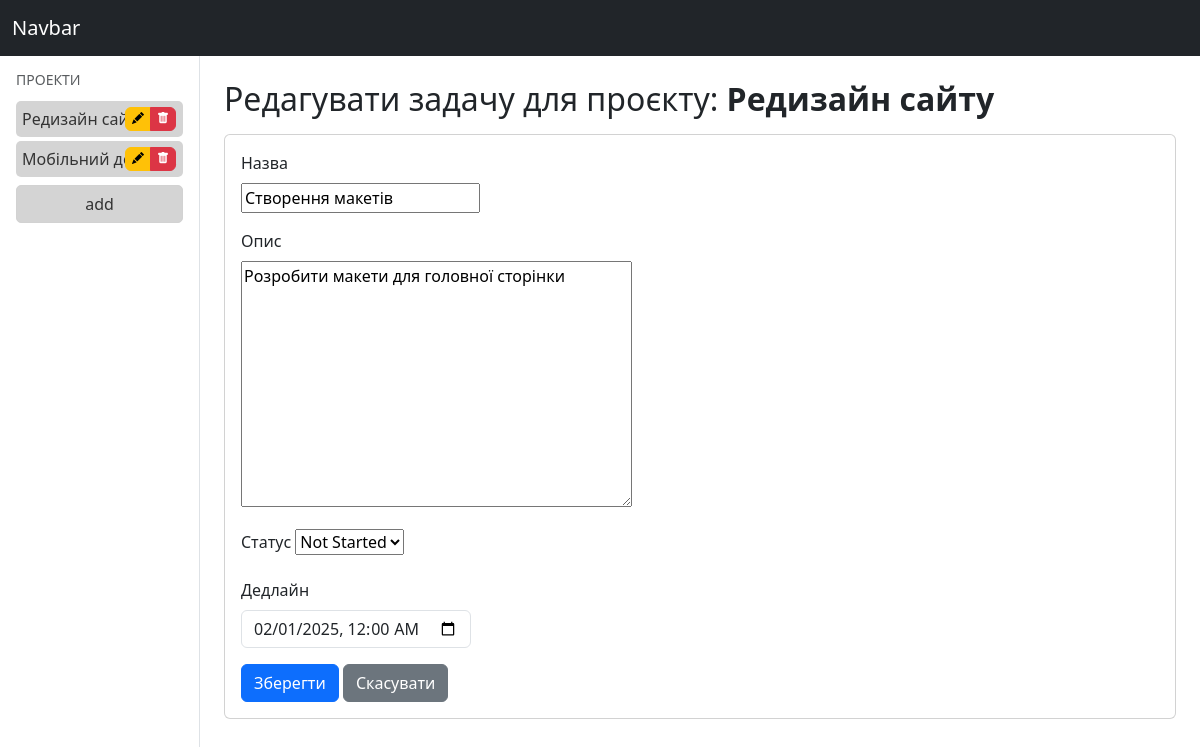
Page /edit_task/8 on the committed database.
### tasks/models.py (models this page shows, shortened)
class Project(models.Model):
    name = models.CharField(max_length=255)
    description = models.TextField(blank=True, null=True)

class Task(models.Model):
    STATUS_CHOICES = [
        ('not_started', 'Not Started'),
        ('in_progress', 'In Progress'),
        ('done', 'Done')
    ]
    project = models.ForeignKey(Project, on_delete=models.CASCADE, related_name="tasks")
    name = models.CharField(max_length=255)
    description = models.TextField(blank=True, null=True)
    status = models.CharField(max_length=20, choices=STATUS_CHOICES, default='not_started')
    deadline = models.DateTimeField()

### tasks/views.py (the view)
# urls.py: path("edit_task/<int:id>", views.edit_task),
def edit_task(request, id):
    try:
        task = Task.objects.get(id=id)
    except Task.DoesNotExist:
        return redirect("home")
    form = TaskForm(instance=task)
    if request.method == "POST":
        form = TaskForm(request.POST, instance=task)
        if form.is_valid():
            form.save()
            project_id = task.project.id
            return redirect(f"/tasks/{project_id}")
    projects = Project.objects.all()
    project = task.project
    return render(request, "edit_task.html", {"form": form, "projects": projects, "project": project})

### tasks/forms.py
class TaskForm(forms.ModelForm):
    class Meta:
        model = Task
        fields = ["name", "description", "status", "deadline"]

### tasks/templates/edit_task.html (shortened to what this page needs)
{% extends "_layout.html" %}
{% block content %}
<div class="container mt-4">
    <h2>Редагувати задачу для проєкту: <strong>{{ project.name }}</strong></h2>
    <div class="card mt-3">
        <div class="card-body">
            <form method="post">
                <div class="mb-3">
                    <label for="{{ form.name.id_for_label }}" class="form-label d-block">Назва</label>
                    {{ form.name }}
                </div>
                <div class="mb-3">
                    <label for="{{ form.description.id_for_label }}" class="form-label d-block">Опис</label>
                    {{ form.description }}
                </div>
                <div class="mb-3">
                    <label for="{{ form.status.id_for_label }}" class="form-label">Статус </label>
                    {{ form.status }}
                </div>
                <div class="mb-3">
                    <label for="{{ form.deadline.id_for_label }}" class="form-label d-block">Дедлайн</label>
                    <div class="col-sm-3">
                    <input type="datetime-local" name="{{ form.deadline.name }}" id="{{ form.deadline.id_for_label }}"
                        class="form-control" value="{{ form.deadline.value|date:'Y-m-d\TH:i' }}">
                    </div>
                </div>
                <button type="submit" class="btn btn-primary">Зберегти</button>
                <a href="/tasks/{{project.id}}" class="btn btn-secondary">Скасувати</a>
            </form>
        </div>
    </div>
</div>
{% endblock %}

### tasks/templates/_layout.html (shortened to what this page needs)
<!DOCTYPE html>
<html lang="en">
<head>
    <link href="https://cdn.jsdelivr.net/npm/bootstrap@5.3.0/dist/css/bootstrap.min.css" rel="stylesheet">
    <link href="https://cdn.jsdelivr.net/npm/bootstrap-icons/font/bootstrap-icons.css" rel="stylesheet">
</head>
<body>
    <nav class="navbar navbar-dark bg-dark">
        <div class="container-fluid">
            <a class="navbar-brand" href="/">Navbar</a>
        </div>
    </nav>
    <div class="container-fluid">
        <div class="row">
            {% block sidebar %}
                <div class="col-md-3 col-lg-2 sidebar vh-100 p-3 border-end">
                    <h6 class="text-uppercase text-muted small">Проекти</h6>
                    <ul class="nav flex-column">
                        {% for project in projects %}
                            <li class="nav-item d-flex align-items-center mt-1 position-relative">
                                <a class="nav-link project-link flex-grow-1" href="/tasks/{{project.id}}">{{ project.name }}</a>
                                <div class="btn-group position-absolute end-0 top-50 translate-middle-y" style="margin-right: 7px;">
                                    <a href="/edit_project/{{project.id}}" class="btn btn-warning" style="font-size: 0.75rem; padding: 2px 6px;">
                                        <i class="bi bi-pencil-fill"></i>
                                    </a>
                                    <a href="/delete_project/{{project.id}}" class="btn btn-danger" style="font-size: 0.75rem; padding: 2px 6px;">
                                        <i class="bi bi-trash-fill"></i>
                                    </a>
                                </div>
                            </li>
                        {% endfor %}
                    </ul>
                    <a href="/create_project"  class="btn project-btn w-100 mt-2">add</a>
                </div>
            {% endblock %}
            <main class="col-md-9 col-lg-10 ms-sm-auto">
                {% block content %}
                {% endblock %}
            </main>
        </div>
    </div>
</body>
</html>

### tasks/templates/_layout.html (style rules this page uses)
.project-link, .project-btn { color: #333; background-color: #d4d4d4; padding: 6px; border-radius: 5px; transition: background-color 0.2s, color 0.2s; text-decoration: none; }
.project-btn { border: 1px solid #d2d2d2; }

### rows in the picture
Project: name "Редизайн сайту"
Project: name "Мобільний додаток"
Task: name "Створення макетів", description "Розробити макети для головної сторінки", status "Not Started"
